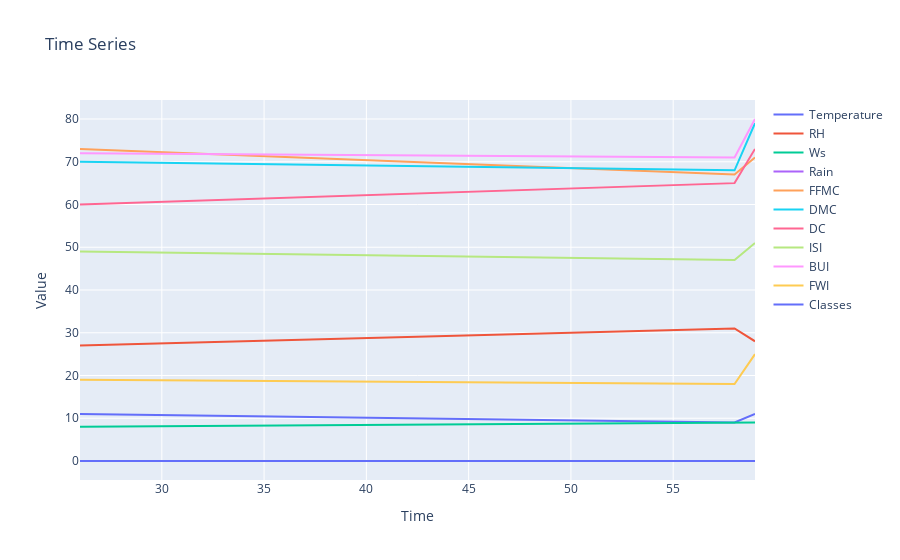

The cell this chart's notebook holds for it:
### Code cell
fig = go.Figure()

for column in ns_df.columns:
    fig.add_trace(go.Scatter(x=ns_df.index, y=ns_df[column], mode="lines", name=column))

fig.update_layout(xaxis_title="Time", yaxis_title="Value", title="Time Series")

fig.show()

### Figure 1 — Plotly figure (JSON) as saved in the notebook; plotly's stock layout.template omitted (floating-point values rounded to 4 significant figures)
{"data": [{"mode": "lines", "name": "Temperature", "type": "scatter", "x": [26, 58, 59], "y": [11, 9, 11]}, {"mode": "lines", "name": "RH", "type": "scatter", "x": [26, 58, 59], "y": [27, 31, 28]}, {"mode": "lines", "name": "Ws", "type": "scatter", "x": [26, 58, 59], "y": [8, 9, 9]}, {"mode": "lines", "name": "Rain", "type": "scatter", "x": [26, 58, 59], "y": [0, 0, 0]}, {"mode": "lines", "name": "FFMC", "type": "scatter", "x": [26, 58, 59], "y": [73, 67, 71]}, {"mode": "lines", "name": "DMC", "type": "scatter", "x": [26, 58, 59], "y": [70, 68, 79]}, {"mode": "lines", "name": "DC", "type": "scatter", "x": [26, 58, 59], "y": [60, 65, 73]}, {"mode": "lines", "name": "ISI", "type": "scatter", "x": [26, 58, 59], "y": [49, 47, 51]}, {"mode": "lines", "name": "BUI", "type": "scatter", "x": [26, 58, 59], "y": [72, 71, 80]}, {"mode": "lines", "name": "FWI", "type": "scatter", "x": [26, 58, 59], "y": [19, 18, 25]}, {"mode": "lines", "name": "Classes", "type": "scatter", "x": [26, 58, 59], "y": [0, 0, 0]}], "layout": {"title": {"text": "Time Series"}, "xaxis": {"title": {"text": "Time"}}, "yaxis": {"title": {"text": "Value"}}}}
